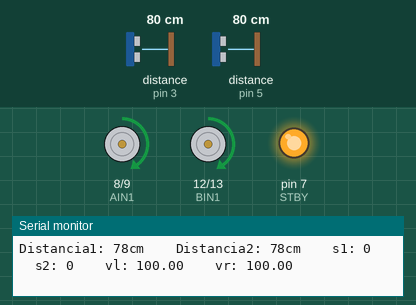
This sketch was run on a simulated Arduino Uno, built with avr-gcc and run on an emulated ATmega328P. On the bench: motor-driver pin pairs drawn as motors (green arrow = first pin HIGH = forward, orange = second pin HIGH = backward, longer = more drive, scaled by the enable pin, stopped while the standby pin is LOW), output pins drawn as LEDs (lit = HIGH), the last lines printed to the serial monitor. Wiring (inferred from the names in the program): 2 × ultrasonic range finder: trigger pin 2, echo pin 3 / trigger pin 4, echo pin 5. Inputs (shaded band) come from the test bench; at power-on: distance to the obstacle (sensors on pin 3, pin 5) 80 cm. The echo pulse lasts 58.3 µs per cm; pins used as bus, display or sensor lines are not drawn.

Above: at 1.2 s.
1.3 s: distance to the obstacle (sensor on pin 3) set to 23 cm
4.3 s: distance to the obstacle (sensor on pin 3) set to 20 cm
At 5.5 s:
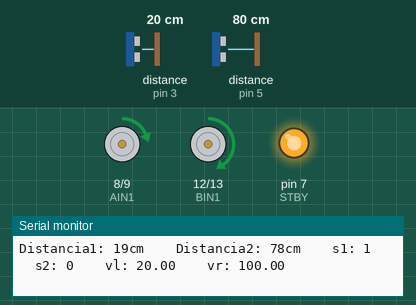
5.8 s: distance to the obstacle (sensor on pin 5) set to 23 cm
8.8 s: distance to the obstacle (sensor on pin 5) set to 20 cm
At 9.3 s:
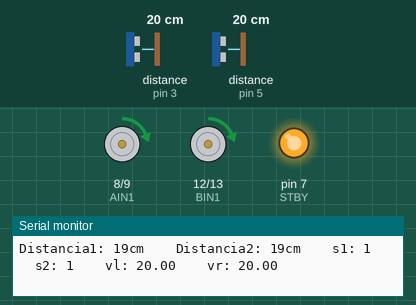
10.3 s: distance to the obstacle (sensor on pin 3) set to 35 cm
At 11.6 s:
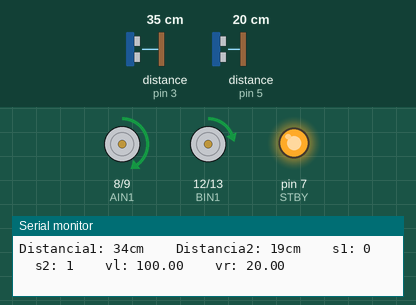
Timing chart, 0 to 12.8 s (numbered marks = the images above; inputs shaded):
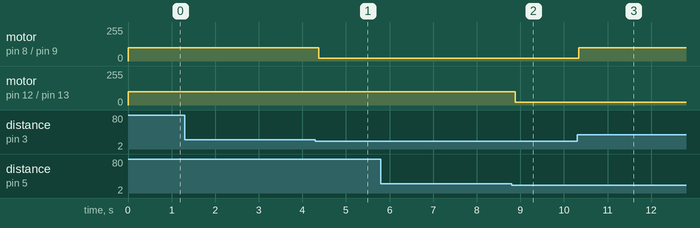

Measured:
- the behaviour switches between 22 and 21 cm on distance to the obstacle (sensor on pin 3) (found by bisection; images 0 and 1)
- the behaviour switches between 22 and 21 cm on distance to the obstacle (sensor on pin 5) (found by bisection; images 1 and 2)
- after the input at 4.3 s, motor on pin 8 (AIN1) / pin 9 (AIN2): forward 100/255 → forward 20/255 after 0.07 s
- after the input at 8.8 s, motor on pin 12 (BIN1) / pin 13 (BIN2): forward 100/255 → forward 20/255 after 0.08 s
- after the input at 10.3 s, motor on pin 8 (AIN1) / pin 9 (AIN2): forward 20/255 → forward 100/255 at once

The sketch:

Vehiculo_De_Braitenberg.ino
```cpp
//Motor Izq
const int PWMA = 10;
const int AIN2 = 9;
const int AIN1 = 8;
//Activa el control del modulo H
const int STBY = 7;
//Motor Der
const int BIN1 = 12;
const int BIN2 = 13;
const int PWMB = 11;
//Sensores
const int Trigger2 = 4;
const int Echo2 = 5;
const int Trigger1 = 2;
const int Echo1 = 3;
//Velocidad motores
float vl = 0;
float vr = 0;
//Pesos
float w0 = 0;
float w1 = 0;
int s1 = 0;
int s2 = 0;

void setup()
{
  //configurar sensores
  pinMode(Trigger1, OUTPUT);
  pinMode(Echo1, INPUT);
  pinMode(Trigger2, OUTPUT);
  pinMode(Echo2, INPUT);
  digitalWrite(Trigger1, LOW);
  digitalWrite(Trigger2, LOW);
  //congifura motores
  pinMode(PWMA,OUTPUT);
  pinMode(AIN2,OUTPUT);
  pinMode(AIN1,OUTPUT);
  pinMode(STBY,OUTPUT);
  pinMode(BIN1,OUTPUT);
  pinMode(BIN2,OUTPUT);
  pinMode(PWMB,OUTPUT);

  digitalWrite(STBY,HIGH);

 Serial.begin(9600);
}


void loop()
{
  long t1;
  long d1;
  long t2;
  long d2;
  // Obtenemos informacion del entorno con los sensores
  digitalWrite(Trigger1, HIGH);
  delayMicroseconds(10);          //Enviamos un pulso de 10us
  digitalWrite(Trigger1, LOW);

  t1 = pulseIn(Echo1, HIGH);
  d1 = t1/59;

  digitalWrite(Trigger2, HIGH);
  delayMicroseconds(10);          //Enviamos un pulso de 10us
  digitalWrite(Trigger2, LOW);

  t2 = pulseIn(Echo2, HIGH);
  d2 = t2/59;                     //Calculamos distancia

  if (d1 <= 20){                  //Distancia a partir de la cual
    s1 = 1;                       //se considera al objeto como obstaculo
  }

  if (d2 <= 20){
    s2 = 1;
  }

  w0 = 100;
  w1 = w0*0.8;

  vl = w0 - w1*s1;   //Exploration (Evasion)
  vr = w0 - w1*s2;

// vl = w0 + w1*s2;   //Fear (Evasion)
// vr = w0 + w1*s1;

// vl = w0 - w1*s2;   //Love (Atraccion)
// vr = w0 - w1*s1;

// vl = w0 + w1*s1;   //Aggresion (Atraccion)
// vr = w0 + w1*s2;

  configurar_motores();
  analogWrite(PWMA,vl);    //Enviamos velocidades a los motores
  analogWrite(PWMB,vr);

  Serial.print("Distancia1: ");
  Serial.print(d1);      //Enviamos serialmente el valor de la distancia 1
  Serial.print("cm");
  Serial.print("    Distancia2: ");
  Serial.print(d2);      //Enviamos serialmente el valor de la distancia 2
  Serial.print("cm");
  Serial.print("    s1: ");
  Serial.print(s1);      //Enviamos serialmente el valor del sensor s1
  Serial.print("    s2: ");
  Serial.print(s2);      //Enviamos serialmente el valor del sensor s2
  Serial.print("    vl: ");
  Serial.print(vl);      //Enviamos serialmente el valor del motor izquierdo
  Serial.print("    vr: ");
  Serial.print(vr);      //Enviamos serialmente el valor del motor derecho
  Serial.println();

  delay(65);

  s1 = 0;           //Reinicizamos deteccion de sensores
  s2 = 0;
}

void configurar_motores(){        //Configuramos sentido de giro de los motores
  //Motor Izq                     //en este caso nos interesa que el robot movil
  digitalWrite(AIN1,HIGH);        //avance hacia adelante
  digitalWrite(AIN2,LOW);
  //Motor Der
  digitalWrite(BIN1,HIGH);
  digitalWrite(BIN2,LOW);
}
```
